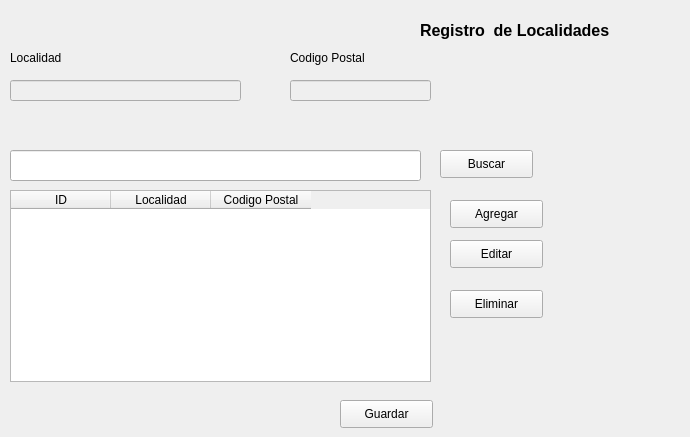
       <widget class="QWidget" name="localidad">
        <attribute name="title">
         <string>Localidad</string>
        </attribute>
        <widget class="QTableWidget" name="tablalocalidad">
         <property name="geometry">
          <rect>
           <x>10</x>
           <y>190</y>
           <width>421</width>
           <height>192</height>
          </rect>
         </property>
         <property name="palette">
          <palette>
           <active>
            <colorrole role="Base">
             <brush brushstyle="SolidPattern">
              <color alpha="255">
               <red>255</red>
               <green>255</green>
               <blue>255</blue>
              </color>
             </brush>
            </colorrole>
           </active>
           <inactive>
            <colorrole role="Base">
             <brush brushstyle="SolidPattern">
              <color alpha="255">
               <red>255</red>
               <green>255</green>
               <blue>255</blue>
              </color>
             </brush>
            </colorrole>
           </inactive>
           <disabled>
            <colorrole role="Base">
             <brush brushstyle="SolidPattern">
              <color alpha="255">
               <red>189</red>
               <green>212</green>
               <blue>255</blue>
              </color>
             </brush>
            </colorrole>
           </disabled>
          </palette>
         </property>
         <property name="dragEnabled">
          <bool>true</bool>
         </property>
         <column>
          <property name="text">
           <string>ID</string>
          </property>
         </column>
         <column>
          <property name="text">
           <string>Localidad</string>
          </property>
         </column>
         <column>
          <property name="text">
           <string>Codigo Postal</string>
          </property>
         </column>
        </widget>
        <widget class="QLineEdit" name="lineEdit_codpost">
         <property name="enabled">
          <bool>false</bool>
         </property>
         <property name="geometry">
          <rect>
           <x>290</x>
           <y>80</y>
           <width>141</width>
           <height>21</height>
          </rect>
         </property>
        </widget>
        <widget class="QPushButton" name="btnBuscarLocalidad">
         <property name="geometry">
          <rect>
           <x>440</x>
           <y>150</y>
           <width>93</width>
           <height>28</height>
          </rect>
         </property>
         <property name="text">
          <string>Buscar</string>
         </property>
        </widget>
        <widget class="QPushButton" name="btnAgregarLocalidad">
         <property name="geometry">
          <rect>
           <x>450</x>
           <y>200</y>
           <width>93</width>
           <height>28</height>
          </rect>
         </property>
         <property name="text">
          <string>Agregar</string>
         </property>
        </widget>
        <widget class="QPushButton" name="btnEliminarLocalidad">
         <property name="geometry">
          <rect>
           <x>450</x>
           <y>290</y>
           <width>93</width>
           <height>28</height>
          </rect>
         </property>
         <property name="text">
          <string>Eliminar</string>
         </property>
        </widget>
        <widget class="QPushButton" name="btnEditarLocalidad">
         <property name="geometry">
          <rect>
           <x>450</x>
           <y>240</y>
           <width>93</width>
           <height>28</height>
          </rect>
         </property>
         <property name="text">
          <string>Editar</string>
         </property>
        </widget>
        <widget class="QPushButton" name="btnGuardarLocalidad">
         <property name="geometry">
          <rect>
           <x>340</x>
           <y>400</y>
           <width>93</width>
           <height>28</height>
          </rect>
         </property>
         <property name="text">
          <string>Guardar</string>
         </property>
        </widget>
        <widget class="QLineEdit" name="lineEdit_localidad">
         <property name="enabled">
          <bool>false</bool>
         </property>
         <property name="geometry">
          <rect>
           <x>10</x>
           <y>80</y>
           <width>231</width>
           <height>21</height>
          </rect>
         </property>
        </widget>
        <widget class="QLabel" name="label_19">
         <property name="geometry">
          <rect>
           <x>10</x>
           <y>50</y>
           <width>111</width>
           <height>16</height>
          </rect>
         </property>
         <property name="text">
          <string>Localidad</string>
         </property>
        </widget>
        <widget class="QLabel" name="label_20">
         <property name="geometry">
          <rect>
           <x>290</x>
           <y>50</y>
           <width>111</width>
           <height>16</height>
          </rect>
         </property>
         <property name="text">
          <string>Codigo Postal</string>
         </property>
        </widget>
        <widget class="QLineEdit" name="lineEditbuscar">
         <property name="geometry">
          <rect>
           <x>10</x>
           <y>150</y>
           <width>411</width>
           <height>31</height>
          </rect>
         </property>
        </widget>
        <widget class="QLabel" name="label_38">
         <property name="geometry">
          <rect>
           <x>420</x>
           <y>10</y>
           <width>261</width>
           <height>41</height>
          </rect>
         </property>
         <property name="font">
          <font>
           <pointsize>12</pointsize>
           <weight>75</weight>
           <bold>true</bold>
          </font>
         </property>
         <property name="text">
          <string>Registro  de Localidades</string>
         </property>
        </widget>
       </widget>
